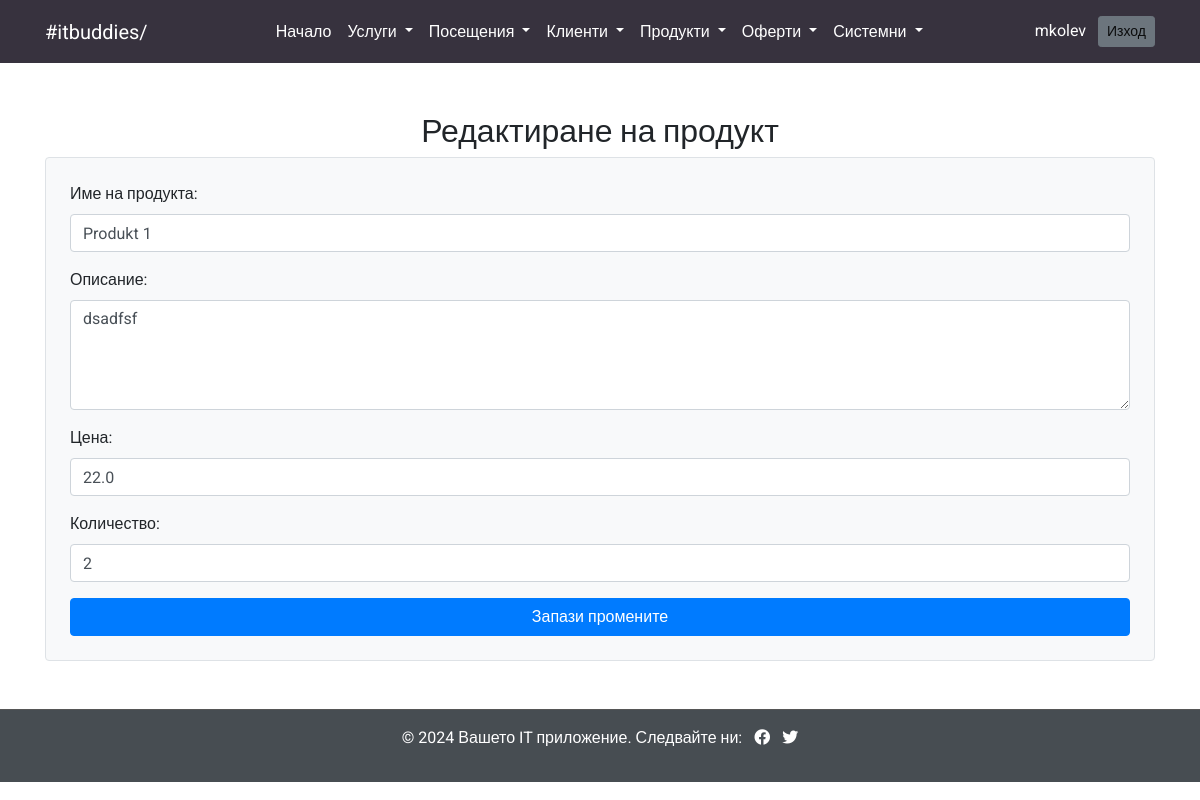
Screenshot of /products/edit/1 (signed in) with the database file from the repository.
### models.py (models this page shows, shortened)
class User(db.Model, UserMixin):
    id = db.Column(db.Integer, primary_key=True)
    username = db.Column(db.String(100), unique=True, nullable=False)
    password = db.Column(db.String(255), nullable=False)
    role = db.Column(db.String(50))  # Роля по подразбиране

class Product(db.Model):
    __tablename__ = 'products'
    id = db.Column(db.Integer, primary_key=True)
    name = db.Column(db.String(100), nullable=False)
    description = db.Column(db.Text, nullable=True)
    price = db.Column(db.Float, nullable=False)
    quantity = db.Column(db.Integer, nullable=False, default=0)
    created_at = db.Column(db.DateTime, default=db.func.current_timestamp())
    updated_at = db.Column(db.DateTime, default=db.func.current_timestamp(), onupdate=db.func.current_timestamp())

### routes/products.py (the view, shortened to what this page needs)
@products_bp.route('/edit/<int:product_id>', methods=['GET', 'POST'])
@login_required
def edit_product(product_id):
    product = Product.query.get_or_404(product_id)
    return render_template('edit_product.html', product=product)

### app.py (called while the page is built)
@login_manager.user_loader
def load_user(user_id):
    return User.query.get(int(user_id))

### templates/edit_product.html
{% include 'header.html' %}
{% include 'navbar.html' %}
<main class="container my-5">
    <h2 class="text-center">Редактиране на продукт</h2>
    <form action="{{ url_for('products.edit_product', product_id=product.id) }}" method="POST" class="bg-light p-4 border rounded">
        <div class="form-group">
            <label for="name">Име на продукта:</label>
            <input type="text" id="name" name="name" class="form-control" value="{{ product.name }}" required>
        </div>
        <div class="form-group">
            <label for="description">Описание:</label>
            <textarea id="description" name="description" class="form-control" rows="4" required>{{ product.description }}</textarea>
        </div>
        <div class="form-group">
            <label for="price">Цена:</label>
            <input type="number" id="price" name="price" class="form-control" value="{{ product.price }}" required step="0.01">
        </div>
        <div class="form-group">
            <label for="quantity">Количество:</label>
            <input type="number" id="quantity" name="quantity" class="form-control" value="{{ product.quantity }}" required min="0">
        </div>
        <button type="submit" class="btn btn-primary btn-block">Запази промените</button>
    </form>
</main>
{% include 'footer.html' %}

### templates/navbar.html (shortened to what this page needs)
<nav class="navbar navbar-expand-lg navbar-light bg-custom">
    <div class="container d-flex justify-content-between">
        <a class="navbar-brand text-white" href="#">#itbuddies/</a>
        <div class="collapse navbar-collapse justify-content-center" id="navbarNav">
            <ul class="navbar-nav">
                <li class="nav-item">
                    <a class="nav-link text-white" href="{{ url_for('index') }}">Начало</a>
                </li>
                <li class="nav-item dropdown">
                    <a class="nav-link dropdown-toggle text-white" href="#" id="servicesDropdown" role="button" data-toggle="dropdown" aria-haspopup="true" aria-expanded="false">
                        Услуги
                    </a>
                </li>
                <li class="nav-item dropdown">
                    <a class="nav-link dropdown-toggle text-white" href="#" id="visitsDropdown" role="button" data-toggle="dropdown" aria-haspopup="true" aria-expanded="false">
                        Посещения
                    </a>
                </li>
                <li class="nav-item dropdown">
                    <a class="nav-link dropdown-toggle text-white" href="#" id="clientsDropdown" role="button" data-toggle="dropdown" aria-haspopup="true" aria-expanded="false">
                        Клиенти
                    </a>
                </li>
                <li class="nav-item dropdown">
                    <a class="nav-link dropdown-toggle text-white" href="#" id="productsDropdown" role="button" data-toggle="dropdown" aria-haspopup="true" aria-expanded="false">
                        Продукти
                    </a>
                </li>
                <li class="nav-item dropdown">
                    <a class="nav-link dropdown-toggle text-white" href="#" id="productsDropdown" role="button" data-toggle="dropdown" aria-haspopup="true" aria-expanded="false">
                        Оферти
                    </a>
                </li>
                <li class="nav-item dropdown">
                    <a class="nav-link dropdown-toggle text-white" href="#" id="systemDropdown" role="button" data-toggle="dropdown" aria-haspopup="true" aria-expanded="false">
                        Системни
                    </a>
                </li>
            </ul>
        </div>
        <span class="navbar-text text-white">
            {% if current_user.is_authenticated %}
                {{ current_user.username }}
                <a href="{{ url_for('auth.logout') }}" class="btn btn-secondary btn-sm ml-2">Изход</a>
            {% endif %}
        </span>
    </div>
</nav>

### templates/header.html (style rules this page uses)
body { font-family: "Roboto", sans-serif; }
h1, h2, h3, h4, h5, h6 { font-family: "Ubuntu", sans-serif; }
.bg-custom { background-color: #37323E; color: #ffffff; }

### rows the page displays
User: username "mkolev"
Product: name "Produkt 1", description "dsadfsf", price "22.0", quantity "2"
